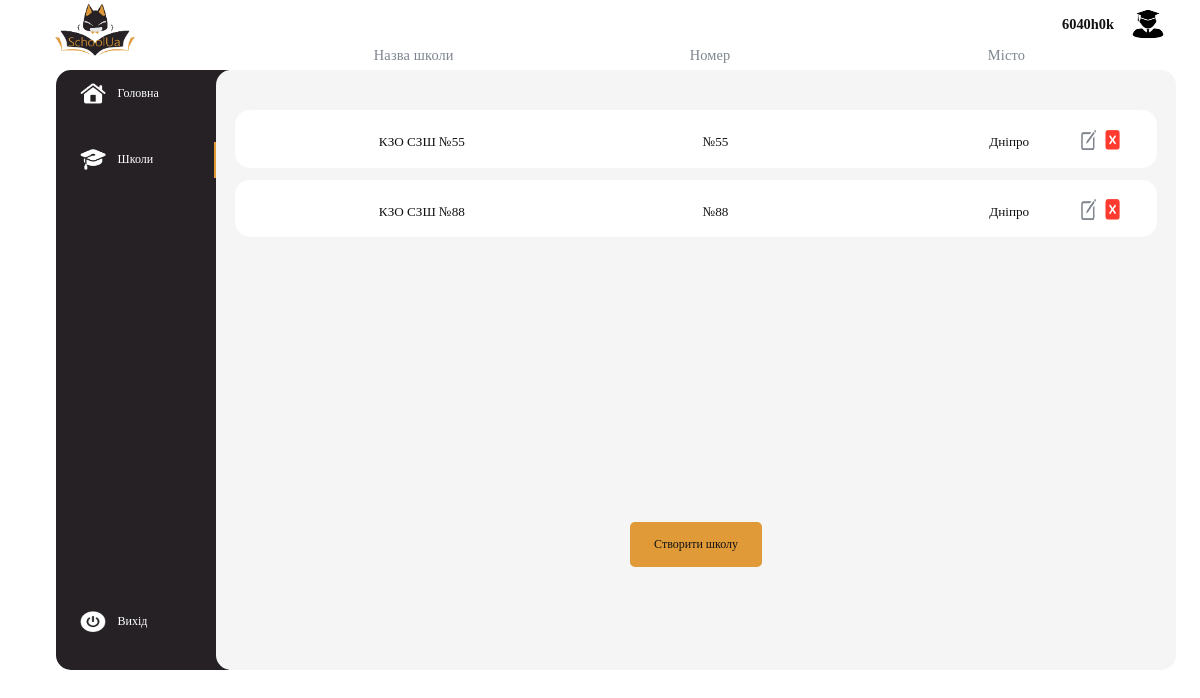
Screenshot of /schools/ (signed in) with the database file from the repository.
### MainApp/models.py (models this page shows)
class School(models.Model):
    title = models.CharField(max_length=255)
    number = models.IntegerField()
    town = models.CharField(max_length=255)
    clases = models.JSONField()
    lessons = models.JSONField()
    teachers = models.JSONField()
    class_form = models.JSONField()
    lesson_form = models.JSONField()
    password = models.CharField(max_length=255)
    login = models.CharField(max_length=255, default=' ')
    email = models.CharField(max_length=255, default=' ')
    adress = models.CharField(max_length=255, default='Не вказано')
    school_type = models.CharField(max_length=255, default='Не вказано')
    school_director = models.CharField(max_length=255, default='Не вказано')
    school_profil = models.CharField(max_length=255, default='Не вказано')
    school_site = models.CharField(max_length=255, default='none')
    school_phone = models.CharField(max_length=255, default='none')
    facebook = models.CharField(max_length=255, default='Не вказано')
    instagram = models.CharField(max_length=255, default='Не вказано')
    time_create = models.DateTimeField(auto_now_add = True)
    time_update = models.DateTimeField(auto_now= True)
    news_text1 = models.CharField(max_length=1000, default='На цьому місці ви можете дізнатися останні новини вашої школи')
    news_text2 = models.CharField(max_length=1000, default='А це на випадок якщо новин занадто багато')

### MainApp/views.py (the view, shortened to what this page needs)
# urls.py: path('schools/', Schoolswork.as_view(), name = "schools"),
class Schoolswork(TemplateView):
    template_name = "MainApp/schools.html"
    id = -1
    errortext = 0
    def dispatch(self, request):
        make = False
        id_school_for_info_form = None
        tmp = buttons_menu(request)
        if tmp != None:
            return redirect(tmp)
        if request.user.is_superuser:
            info_for_edit = None
            school = School.objects.all()
            return render(request, self.template_name, context= {"school": school, 'range': school, 'make':make,
                        'select_menu':1, 'type_menu':1, 'info_for_edit':info_for_edit, 'account':check_account(request,None),
                        'id_school_for_info_form':id_school_for_info_form})
        else:
            if request.user.is_authenticated:
                logout(request)
            return redirect('/auth')

### MainApp/templates/MainApp/schools.html (shortened to what this page needs)
{% extends 'MainApp/base.html' %}
{% load static %}
{% block content %}
<main class='base_main'>
    <ul class="ul_named">
        <li class="li_named">
            <h3 class="h3_named">
                Назва школи
            </h3>
        </li>
        <li class="li_named">
            <h3 class="h3_named">
                Номер
            </h3>
        </li>
        <li class="li_named">
            <h3 class="h3_named">
                Місто
            </h3>
        </li>
    </ul>
    <div class="div_schools">
        <ul class='ul_schools'>
            {% for i in range %}
            <li class="li_schools">
                <form action="" class="form_school" method="POST">
                        <div class='button_schools'>
                            <ul class='ul_school'>
                                <li class="li_school">
                                    {{i.title}}
                                </li>
                                <li class="li_school">
                                    №{{i.number}}
                                </li>
                                <li class="li_school">
                                    {{i.town}}
                                </li>
                            </ul>
                        </div>
                        <button name="button_edit" value="{{i.id}}" class="button_edit_school">
                            <img src="{% static 'image/edit.png' %}" alt="">
                        </button>
                        <button name="button_del" value="{{i.id}}"class="button_del_school">
                            <img src="{% static 'image/del.png' %}" alt="">
                        </button>
                        <button name='id'  value="{{i.id}}" class="disable_error">Переглянути</button>
                </form>
            </li>
            {% endfor %}
        </ul>
    </div>
    <p class="p_make_school">
        {% if perms.MainApp.show_school %}
        <form action="" method="POST">
            <button  class="button_make_school" name='make' value="1">Cтворити школу</button>
        </form>
        {% endif %}
    </p>
</main>
{% endblock %}

### MainApp/templates/MainApp/base.html (shortened to what this page needs)
{% load static %}
<!DOCTYPE html>
<html lang="en">
<head>
    <link rel="stylesheet" href="{% static 'base.css' %}" type="text/css">
    <link rel="stylesheet" href="{% static 'schools.css' %}" type="text/css">
    <link rel="stylesheet" href="{% static 'home.css' %}" type="text/css">
    <link rel="stylesheet" href="{% static 'auth.css' %}" type="text/css">
    <link rel="stylesheet" href="{% static 'school.css' %}" type="text/css">
    <link rel="stylesheet" href="{% static 'class.css' %}" type="text/css">
    <link rel="stylesheet" href="{% static 'schadult.css' %}" type="text/css">
    <link rel="stylesheet" href="{% static 'about_us.css' %}" type="text/css">
    <link rel="stylesheet" href="{% static 'about_site.css' %}" type="text/css">
    <link rel="stylesheet" href="{% static 'contacts.css' %}" type="text/css">
    <link rel="stylesheet" href="{% static 'student.css' %}" type="text/css">
    <link rel="stylesheet" href="{% static 'teacher.css' %}" type="text/css">
    <link rel="stylesheet" href="{% static 'school_contacts.css' %}" type="text/css">
    <link rel="stylesheet" href="{% static 'school_info.css' %}" type="text/css">
    <link rel="stylesheet" href="{% static 'marks.css' %}" type="text/css">
    </head>
    <body>
        {% block main-menu %}
        {% if request.user.is_authenticated %}
        <form action="" method="POST" class="account_form">
            <button class="account_button" name="account" value="{{account.value}}">{{account.name}}</button>
            <button class="account_button" name="account" value="{{account.value}}"><img class = 'account_img' src="{% static 'image/acc.png' %}" alt=""></button>
        </form>
        {% endif %}
        <img src="{% static 'image/logo.png' %}" class="logo" alt="">
        <nav class="menu">
          <ul class="menu_ul">
                {% if select_menu == 0 %}
                    <div class="menu_div_selected">
                {% else %}
                    <div class="menu_div">
                {% endif %}
                    <form action="" method="GET" class="menu_form">
                        <button class="menu_a" name='button_id_menu' value="1">
                            <li class="menu_li">
                                <span   class="menu_span">
                                    <img class="menu_icon" src="{% static 'image/home.png' %}" alt="">
                                    <p class="menu_text">Головна</p>
                                </span>
                            </li>
                        </button>
                    </form>
                    </div>
                {% if request.user.is_authenticated %}
                {% if select_menu == 1 %}
                    <div class="menu_div_selected">
                {% else %}
                    <div class="menu_div">
                {% endif %}
                    <form action="" method="GET" class="menu_form">
                        <button class="menu_a" name='button_id_menu' value="2">
                            <li class="menu_li">
                                <span   class="menu_span">
                                    <img class="menu_icon" src="{% static 'image/school.png' %}" alt="">
                                    {% if type_menu == 1 %}
                                    <p class="menu_text">Школи</p>
                                    {% else %}
                                    <p class="menu_text">Школа</p>
                                    {% endif %}
                                </span>
                            </li>
                        </button>
                    </form>
                    </div>
                {% endif %}
                {% if perms.MainApp.show_school %}
                    {% if select_menu == 2 %}
                        <div class="menu_div_selected">
                    {% else %}
                        <div class="menu_div">
                    {% endif %}
                        <form action="" method="GET" class="menu_form">
                        </form>
                        </div>
                {% endif %}
                {% if perms.MainApp.teacher or perms.MainApp.show_school %}
                    {% if select_menu == 3 %}
                        <div class="menu_div_selected">
                    {% else %}
                        <div class="menu_div">
                    {% endif %}
                    <form action="" method="GET" class="menu_form">
                    </form>
                    </div>
                {% endif %}
                {% if request.user.is_authenticated %}
                    {% if select_menu == 4 %}
                        <div class="menu_div_selected">
                    {% else %}
                        <div class="menu_div">
                    {% endif %}
                    <form action="" method="GET" class="menu_form">
                    </form>
                    </div>
                {% endif %}
                {% if request.user.is_authenticated %}
                    {% if select_menu == 9 %}
                        <div class="menu_div_selected">
                    {% else %}
                        <div class="menu_div">
                    {% endif %}
                    <form action="" method="GET" class="menu_form">
                    </form>
                    </div>
                {% endif %}
                {% if perms.MainApp.teacher or perms.MainApp.show_school %}
                    {% if select_menu == 5 %}
                        <div class="menu_div_selected">
                    {% else %}
                        <div class="menu_div">
                    {% endif %}
                    <form action="" method="GET" class="menu_form">
                    </form>
                        </div>
                {% endif %}
                {% if select_menu == 6 %}
                    <div class="menu_div_selected">
                {% else %}
                    <div class="menu_div">
                {% endif %}
                <form action="" method="GET" class="menu_form">
                </form>
                    </div>
                {% if select_menu == 7 %}
                    <div class="menu_div_selected">
                {% else %}
                    <div class="menu_div">
                {% endif %}
                <form action="" method="GET" class="menu_form">
                    <button class="menu_a" name='button_id_menu' value="8">
                        <li class="menu_li">
                            <span   class="menu_span">
                                    {% if request.user.is_authenticated %}
                                    <img class="menu_icon" src="{% static 'image/exit.png' %}" alt="">
                                    <p class="menu_text">Вихід</p>
                                    {% else %}
                                    <ion-icon class="menu_icon" name="enter-outline"></ion-icon>
                                        <p class="menu_text">Вхід</p>
                                    {% endif %}
                            </span>
                        </li>
                    </button>
                </form>
                    </div>
          </ul>
        </nav>
        {% endblock main-menu %}
        {% block content %}
        {% endblock %}
    </body>
</html>

### MainApp/static/base.css (style rules this page uses)
.account_form { z-index: 1000000; }
* { text-transform: none; }
li { text-transform: none; }
body { overflow-y: auto; overflow-x: hidden; }
.menu { position: absolute; width: 14.4vw; height: 50vw; left: 4.7vw; top: 4.4em; background: #252124; border-radius: 15px 0px 0px 15px; }
.base_main { position: absolute; display: flex; justify-content: center; flex-direction: column; text-align: center; width: 80vw; height: 50vw; left: 18vw; top: 4.4em; background: #F5F5F5; border-radius: 15px; }
.menu_icon { margin-left: 2vw; margin-right: 1vw; width: 2.1vw; height: 1.8vw; text-align: center; font-family: 'SF Pro'; font-style: normal; font-weight: 510; font-size: 2vw; line-height: 2.26vw; color: #FFFFFF; }
.menu_ul { margin-top: -2vw; position: relative; padding: 0; list-style-type: none; }
.menu_li { margin-left: 0; align-items: center; }
.menu_div { width: 91%; margin-top: 2.5vw; margin-bottom: 2vw; height: 3vw; }
.menu_div_selected { margin-top: 2.5vw; margin-bottom: 2vw; width: 91%; height: 3vw; border-right: 0.2vw solid #E19A38 ; }
.menu_form { position: relative; width: 100%; height: 100%; }
.menu_span { display: flex; position: relative; margin-top: 0.5vw; align-items: center; }
.menu_a { position: relative; display: block; padding: 0; margin: 0; border: 0; background-color: transparent; height: 2.38vw; width: 100%; }
.logo { position: absolute; width: 7.5vw; height: 4.7vw; left: 4.2vw; top: 0.1em; }
.menu_text { margin: 0; left: 2vw; top: -2vw; font-family: 'Gilroy'; font-style: normal; font-weight: 500; font-size: 1vw; line-height: 0.8vw; text-align: left; color: #FFFFFF; }
.account_form { display: flex; position: absolute; width: 10vw; height: 3vw; right: 2vw; top: 0.5vw; }
.account_img { position: relative; width: 100%; height: 100%; }
.account_button { position: relative; width: 100%; height: 100%; border: 0; background-color: transparent; font-family: 'Gilroy'; font-style: normal; font-weight: 600; font-size: 1.2vw; line-height: 1vw; text-align: left; color: #121212; }

### MainApp/static/schools.css (style rules this page uses)
.ul_named { list-style-type: none; position: absolute; width: 78.4vw; margin: 0; top: -3vw; margin-left: 0.8vw; display: flex; }
.li_named { width: 31.5%; }
.h3_named { font-family: 'Gilroy'; font-style: normal; font-weight: 500; font-size: 1.2vw; line-height: 1vw; text-align: center; letter-spacing: 0.01em; color: #7E858E; }
.div_schools { overflow-y:auto ; position: relative; margin-left: 1%; width: 78.4vw; height: 70%; }
.ul_schools { position: relative; list-style-type: none; padding-top: 1vw; width: 98%; height: 100%; padding-left: 1%; }
.li_schools { position: relative; width: 100%; height: 4.76vw; margin-top: 1vw; margin-bottom: 1vw; }
.form_school { position: relative; width: 100%; height: 100%; }
.button_schools { position: relative; width: 100%; height: 100%; background: #FFFFFF; border-radius: 15px; border: 0; }
.disable_error { width: 10vw; height: 2vw; position: absolute; left: 33vw; top: 1.3vw; text-align: center; color: transparent; background-color: transparent; border: 0; font-family: 'Gilroy'; font-style: normal; font-weight: 600; font-size: 1.2vw; line-height: 1vw; }
.ul_school { list-style-type: none; display: flex; }
.li_school { position: relative; width: 33.3%; text-align: center; top: 2vw; font-family: 'Gilroy'; font-style: normal; font-weight: 500; font-size: 1.1vw; line-height: 1.4vw; color: #121212; }
.button_make_school { box-sizing: border-box; text-align: center; border: 0; gap: 20px; position: relative; width: 11vw; height: 3.7vw; background: #E19A38; border-radius: 5px; font-family: 'Gilroy'; font-style: normal; font-weight: 500; font-size: 1vw; line-height: 1.25vw; color: #121212; flex: none; order: 0; flex-grow: 0; }
.button_del_school { position: absolute; display: block; width: 2.26vw; height: 2.26vw; left: 72vw; bottom: 1vw; background-color: transparent; border: 0; font-family: 'SF Pro'; font-style: normal; font-weight: 510; font-size: 1.5vw; line-height: 2.5vw; text-decoration: none; color: #FF3B30; }
.button_del_school img { position: relative; width: 100%; height: 80%; }
.button_edit_school { position: absolute; left: 70vw; bottom: 1vw; display: block; width: 2.26vw; height: 2.26vw; background-color: transparent; border: 0; font-family: 'SF Pro'; font-style: normal; font-weight: 510; font-size: 1.5vw; line-height: 2.5vw; text-decoration: none; color: #7E858E; }
.button_edit_school img { position: relative; width: 100%; height: 80%; }

### MainApp/static/auth.css (style rules this page uses)
.base_main { display: flex; justify-content: center; }

### rows the page displays
School: title "КЗО СЗШ №55", number "55", town "Дніпро", {{ i.id }} 19 (drawn)
School: title "КЗО СЗШ №88", number "88", town "Дніпро", {{ i.id }} 20 (drawn)

### other values shown
{{ account.name }} "6040h0k"
